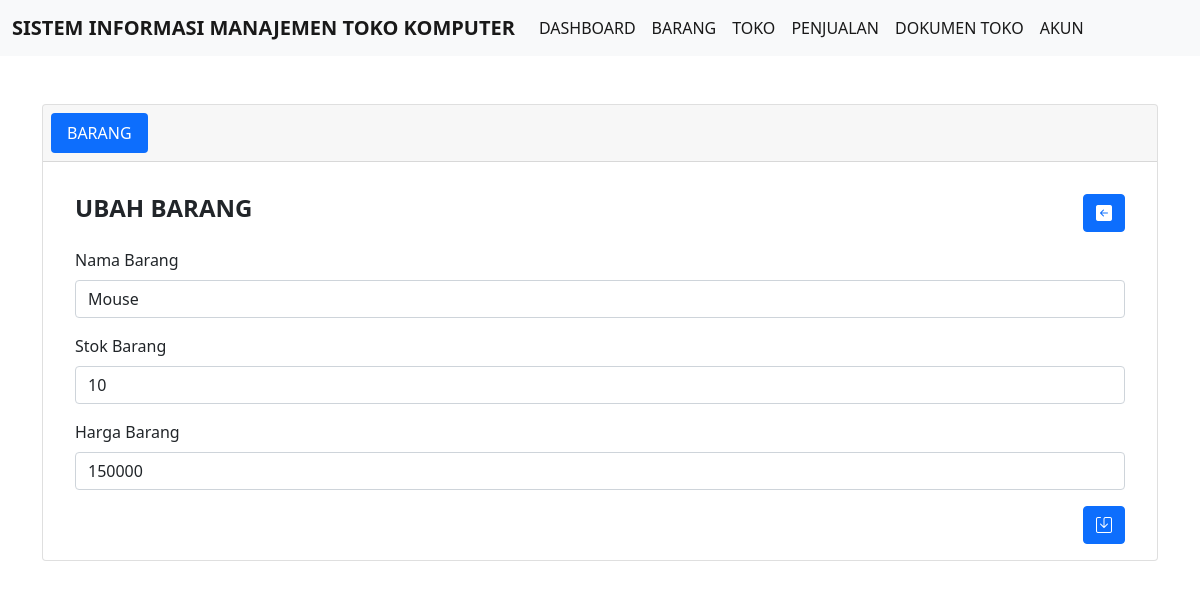
The page /ubah_barang.php?id_barang=2 on the database its author committed.
### tables this page shows
CREATE TABLE `tb_barang` (
  `id_barang` int(11) NOT NULL,
  `nama_barang` varchar(20) NOT NULL,
  `stok_barang` varchar(20) NOT NULL,
  `harga_barang` varchar(20) NOT NULL
);

### config/controller.php (called while the page is built, shortened)
<?php
function select($query)
{
    global $db;
    $result = mysqli_query($db, $query);
    $rows = [];
    while ($row = mysqli_fetch_assoc($result)) {
        $rows[] = $row;
    }
    return $rows;
}

### ubah_barang.php (the view, shortened to what this page needs)
<?php
include 'layout/header.php';
$id_barang = (int)$_GET['id_barang'];
$barang = select("SELECT * FROM tb_barang WHERE id_barang = '$id_barang'")[0];
?>
<div class="container">
    <div class="card mt-5 mb-5">
        <div class="card-header">
            <ul class="nav nav-pills card-header-pills">
                <li class="nav-item">
                    <a class="nav-link active" href="index.php">BARANG</a>
                </li>
            </ul>
        </div>
        <div class="card-body">
            <div class="card-body">
                <div class="row mb-3">
                    <div class="col">
                        <h4><b>UBAH BARANG</b></h4>
                    </div>
                    <div class="col">
                        <a href="index.php" class="btn btn-primary" style="float : right;"><i class="bi bi-arrow-left-square-fill"></i></i></a>
                    </div>
                </div>
                <form action="" method="POST">
                    <div class="mb-3 mt-2">
                        <label for="nama_barang" class="form-label">Nama Barang</label>
                        <input type="text" class="form-control" id="nama_barang" name="nama_barang" value="<?= $barang['nama_barang']; ?>" required>
                    </div>
                    <div class="mb-3">
                        <label for="stok_barang" class="form-label">Stok Barang</label>
                        <input type="number" class="form-control" id="stok_barang" name="stok_barang" value="<?= $barang['stok_barang']; ?>" required>
                    </div>
                    <div class="mb-3 mt-2">
                        <label for="harga_barang" class="form-label">Harga Barang</label>
                        <input type="number" class="form-control" id="harga_barang" name="harga_barang" value="<?= $barang['harga_barang']; ?>" required>
                    </div>
                    <button type="submit" name="ubah" class="btn btn-primary" style="float : right;"><i class="bi bi-save"></i></button>
                </form>
            </div>
        </div>
    </div>
    <?php
    include 'layout/footer.php';
    ?>

### rows shown on the page
tb_barang: nama_barang "Mouse", stok_barang "10", harga_barang "150000"
